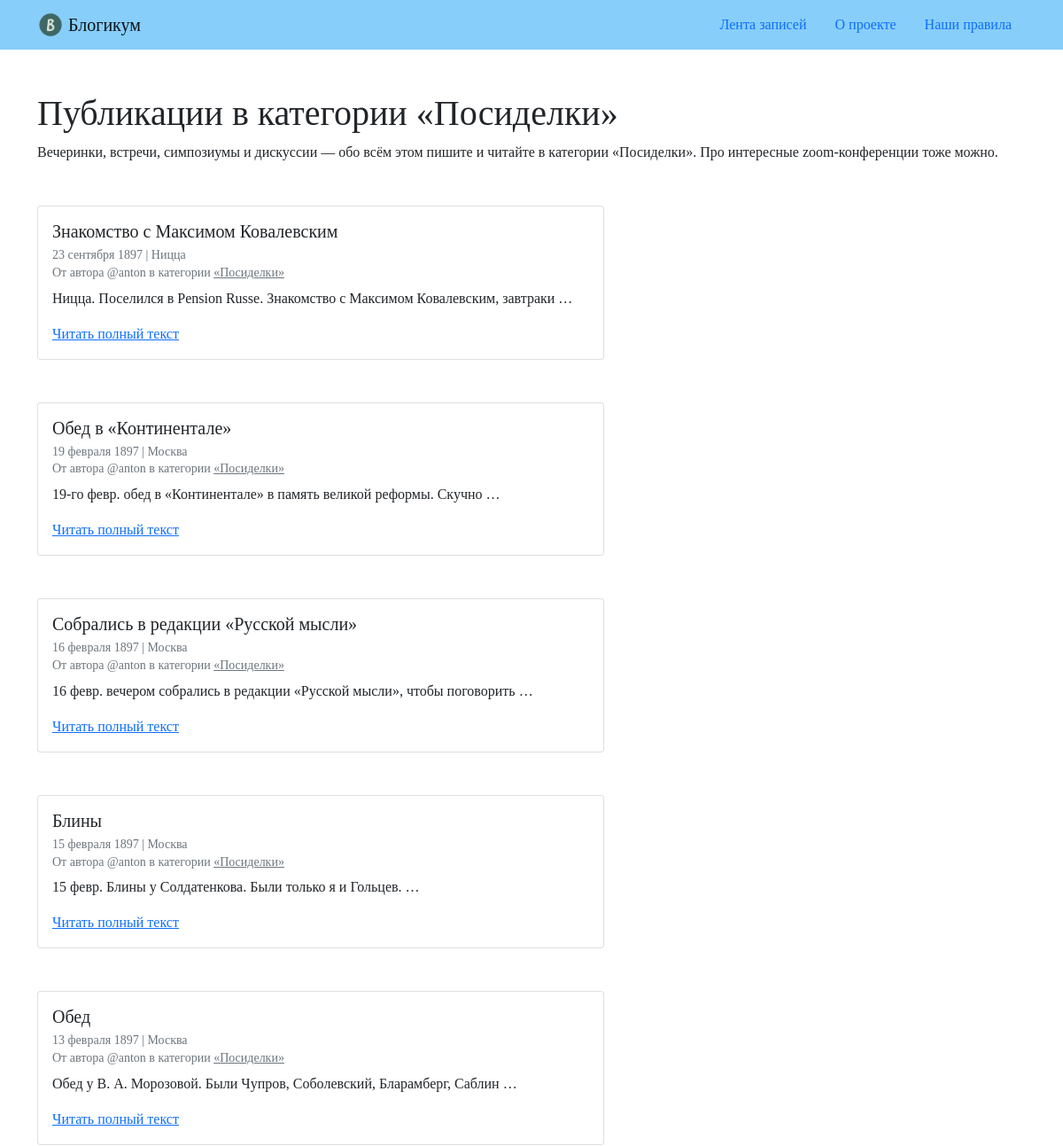
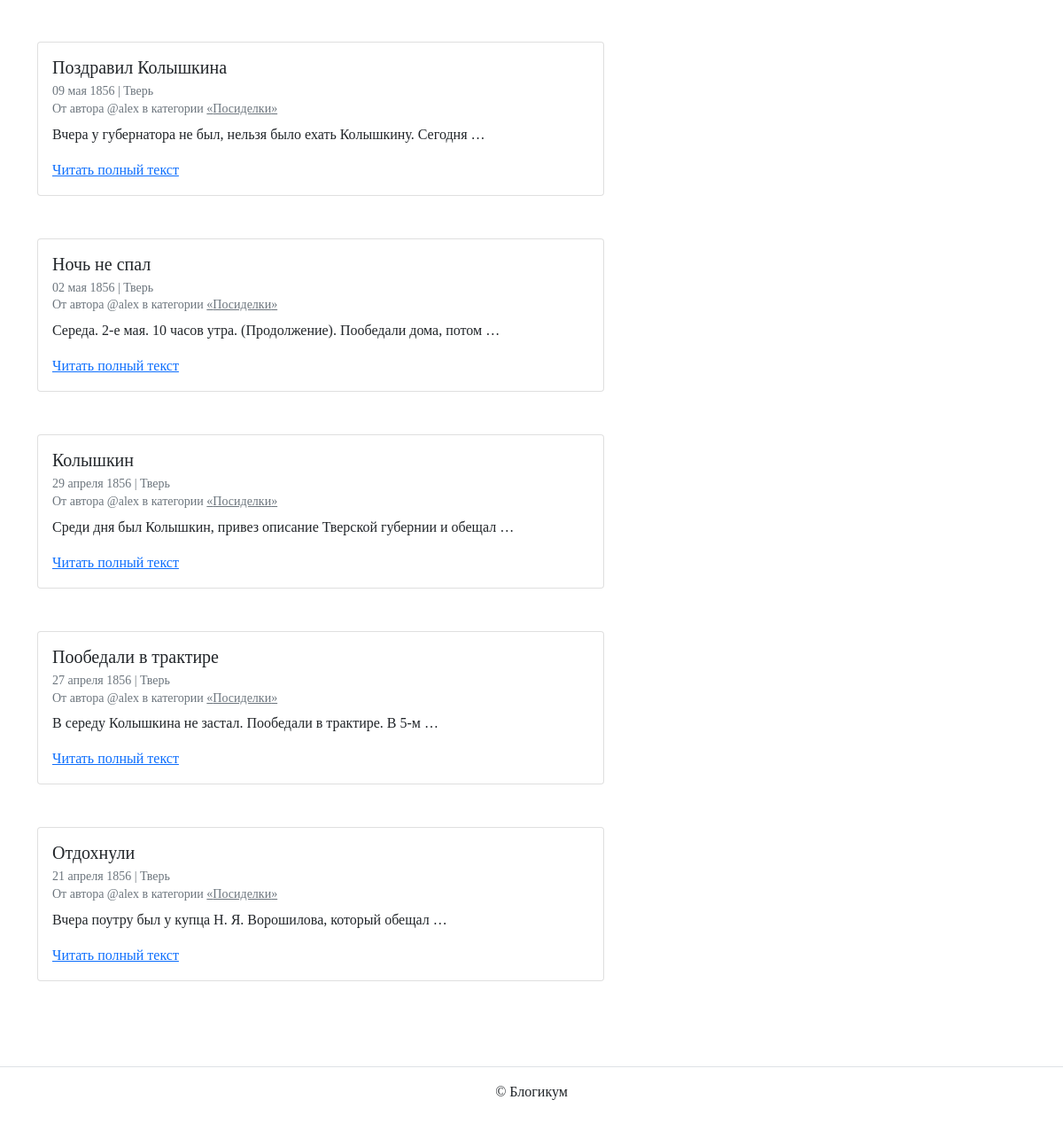
Page /category/party/ on the committed database (2 pictures, top to bottom).
### blog/models.py (models this page shows, shortened)
class BaseModel(models.Model):
    is_published = models.BooleanField(
        default=True,
        blank=False,
        verbose_name="Опубликовано",
        help_text="Снимите галочку, чтобы скрыть публикацию."
    )
    created_at = models.DateTimeField(
        auto_now_add=True,
        blank=False,
        verbose_name="Добавлено"
    )
    class Meta:
        abstract = True

class Category(BaseModel):
    title = models.CharField(
        max_length=256,
        blank=False,
        verbose_name="Заголовок"
    )
    description = models.TextField(blank=False, verbose_name="Описание")
    slug = models.SlugField(
        unique=True,
        blank=False,
        verbose_name="Идентификатор",
        help_text=(
            "Идентификатор страницы для URL;"
            " разрешены символы латиницы, цифры, "
            "дефис и подчёркивание."
        )
    )
    class Meta:
        verbose_name = "категория"
        verbose_name_plural = "Категории"

class Post(BaseModel):
    title = models.CharField(
        max_length=256,
        blank=False,
        verbose_name="Заголовок"
    )
    text = models.TextField(blank=False, verbose_name="Текст")
    pub_date = models.DateTimeField(
        blank=False,
        verbose_name="Дата и время публикации",
        help_text=(
            "Если установить дату и время в будущем — "
            "можно делать отложенные публикации."
        )
    )
    author = models.ForeignKey(
        User,
        on_delete=models.CASCADE,
        blank=False,
        verbose_name="Автор публикации"
    )
    location = models.ForeignKey(
        Location,
        on_delete=models.SET_NULL,
        null=True,
        blank=True,
        verbose_name="Местоположение"
    )
    category = models.ForeignKey(
        Category,
        on_delete=models.SET_NULL,
        null=True,
        blank=False,
        verbose_name="Категория"
    )
    class Meta:
        verbose_name = "публикация"
        verbose_name_plural = "Публикации"

class Location(BaseModel):
    name = models.CharField(
        max_length=256,
        blank=False,
        verbose_name="Название места"
    )
    class Meta:
        verbose_name = "местоположение"
        verbose_name_plural = "Местоположения"

### blog/views.py (the view)
def category_posts(request, slug):
    template = "blog/category.html"
    category = get_object_or_404(
        Category,
        slug=slug,
        is_published=True
    )
    posts_list = Post.objects.filter(
        category=category,
        is_published=True,
        pub_date__lte=now()
    ).order_by('-pub_date')
    context = {
        "category": category,
        "posts_list": posts_list,
    }
    return render(request, template, context)

### templates/blog/category.html (shortened to what this page needs)
{% extends "base.html" %}
{% block content %}
<h1>Публикации в категории «{{ category.title }}»</h1>
<p class="mb-5">{{ category.description }}</p>
{% for post in posts_list %}
  <article class="mb-5">
    {% include "includes/post_card.html" %}
  </article>
{% endfor %}
{% endblock %}

### templates/includes/post_card.html
<div class="card" style="width: 40rem;">
  <div class="card-body">
    <h5 class="card-title">{{ post.title }}</h5>
    <h6 class="card-subtitle mb-2 text-muted">
      <small>
        {{ post.pub_date|date:"d E Y" }} | {% if post.location and post.location.is_published %}{{ post.location.name }}{% else %}Планета Земля{% endif %}<br>
        От автора @{{ post.author.username }} в категории {% include "includes/category_link.html" %}
      </small>
    </h6>
    <p class="card-text">{{ post.text|truncatewords:10 }}</p>
    <a href="{% url 'blog:post_detail' post.id %}" class="card-link">Читать полный текст</a>
  </div>
</div>

### templates/includes/category_link.html
<a class="text-muted" href="{% url 'blog:category_posts' post.category.slug %}">
  «{{ post.category.title }}»
</a>

### rows in the picture
Category: title "Посиделки", description "Вечеринки, встречи, симпозиумы и дискуссии — обо всём этом пишите и читайте в категории «Посиделки». Про интересные zoom-конференции тоже можно."
Post: title "Знакомство с Максимом Ковалевским", pub_date "23 сентября 1897", location.name "Ницца", author.username "anton", category "Посиделки", text "Ницца. Поселился в Pension Russe. Знакомство с Максимом Ковалевским, завтраки …"
Post: title "Обед в «Континентале»", pub_date "19 февраля 1897", location.name "Москва", author.username "anton", category "Посиделки", text "19-го февр. обед в «Континентале» в память великой реформы. Скучно …"
Post: title "Собрались в редакции «Русской мысли»", pub_date "16 февраля 1897", location.name "Москва", author.username "anton", category "Посиделки", text "16 февр. вечером собрались в редакции «Русской мысли», чтобы поговорить …"
Post: title "Блины", pub_date "15 февраля 1897", location.name "Москва", author.username "anton", category "Посиделки", text "15 февр. Блины у Солдатенкова. Были только я и Гольцев. …"
Post: title "Обед", pub_date "13 февраля 1897", location.name "Москва", author.username "anton", category "Посиделки", text "Обед у В. А. Морозовой. Были Чупров, Соболевский, Бларамберг, Саблин …"
Post: title "Поздравил Колышкина", pub_date "09 мая 1856", location.name "Тверь", author.username "alex", category "Посиделки", text "Вчера у губернатора не был, нельзя было ехать Колышкину. Сегодня …"
Post: title "Ночь не спал", pub_date "02 мая 1856", location.name "Тверь", author.username "alex", category "Посиделки", text "Середа. 2-е мая. 10 часов утра. (Продолжение). Пообедали дома, потом …"
Post: title "Колышкин", pub_date "29 апреля 1856", location.name "Тверь", author.username "alex", category "Посиделки", text "Среди дня был Колышкин, привез описание Тверской губернии и обещал …"
Post: title "Пообедали в трактире", pub_date "27 апреля 1856", location.name "Тверь", author.username "alex", category "Посиделки", text "В середу Колышкина не застал. Пообедали в трактире. В 5-м …"
Post: title "Отдохнули", pub_date "21 апреля 1856", location.name "Тверь", author.username "alex", category "Посиделки", text "Вчера поутру был у купца Н. Я. Ворошилова, который обещал …"
